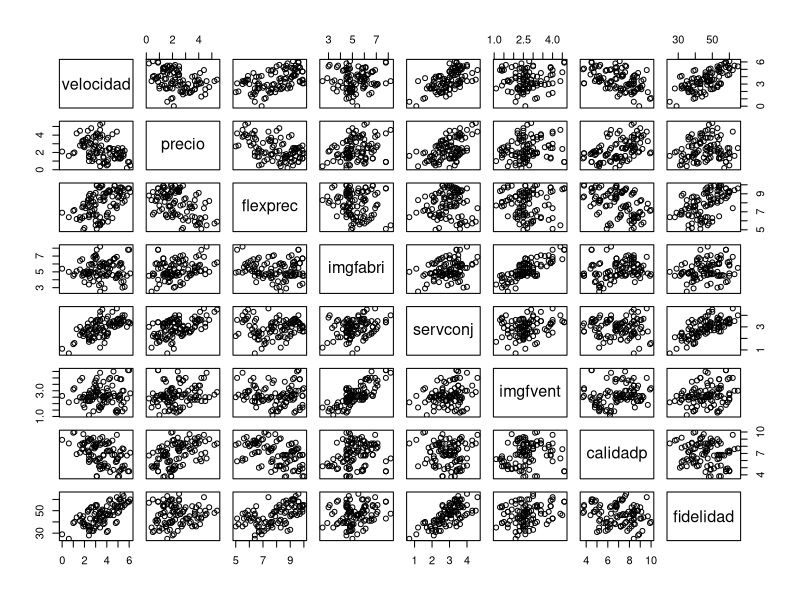
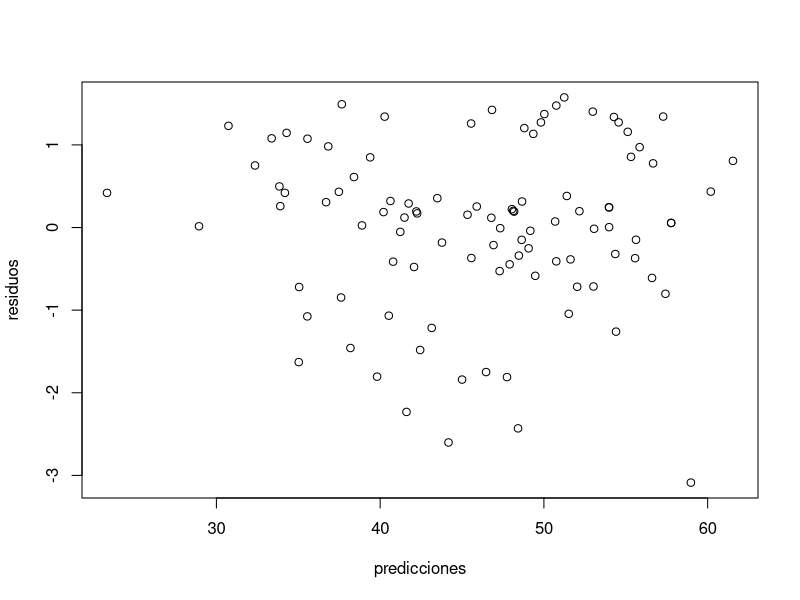
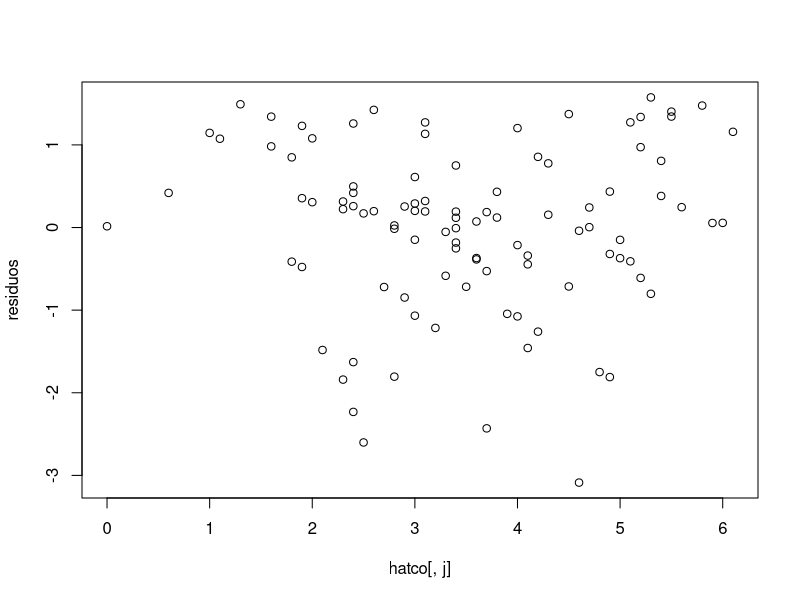
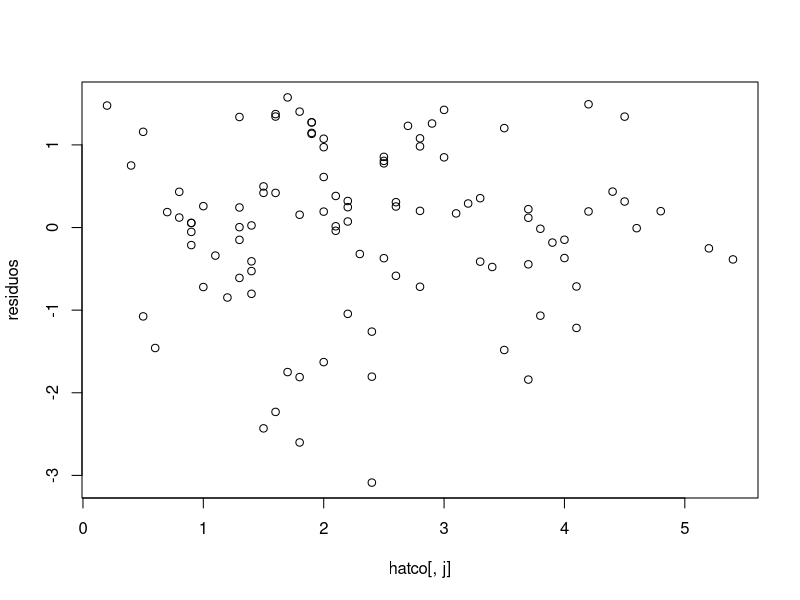
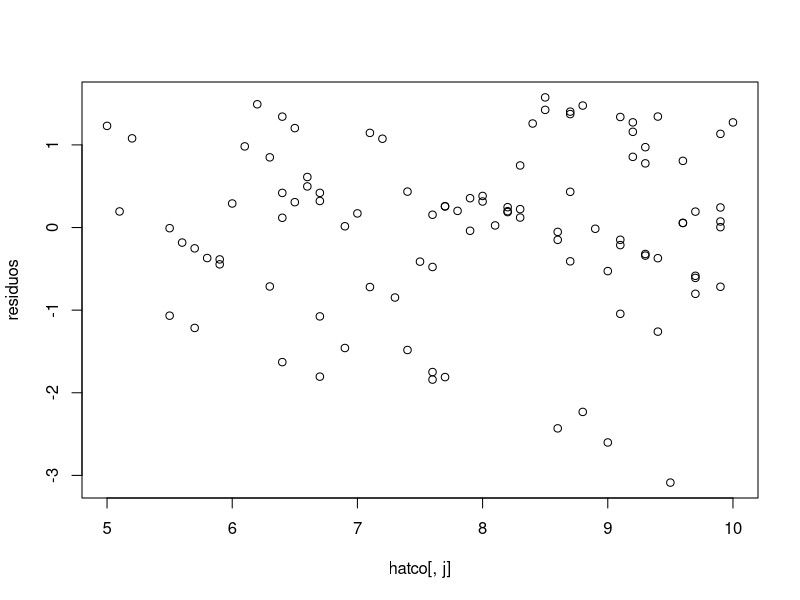
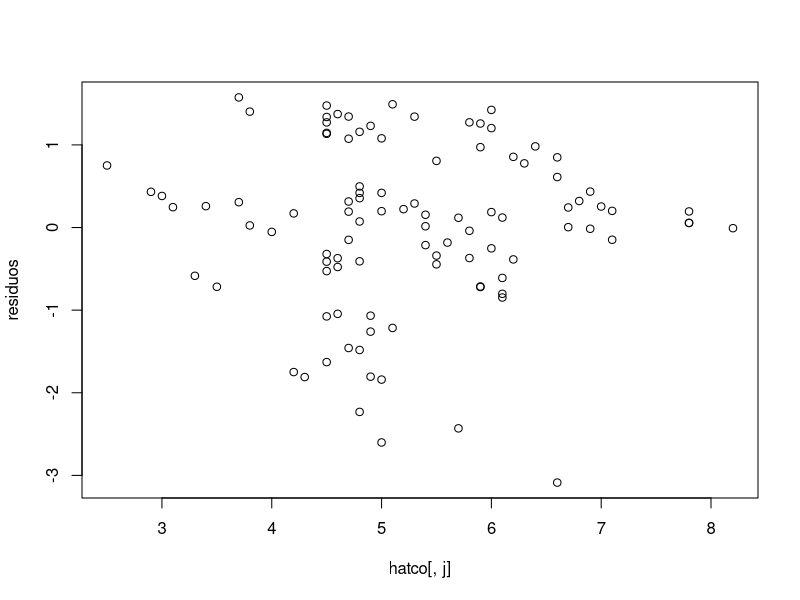
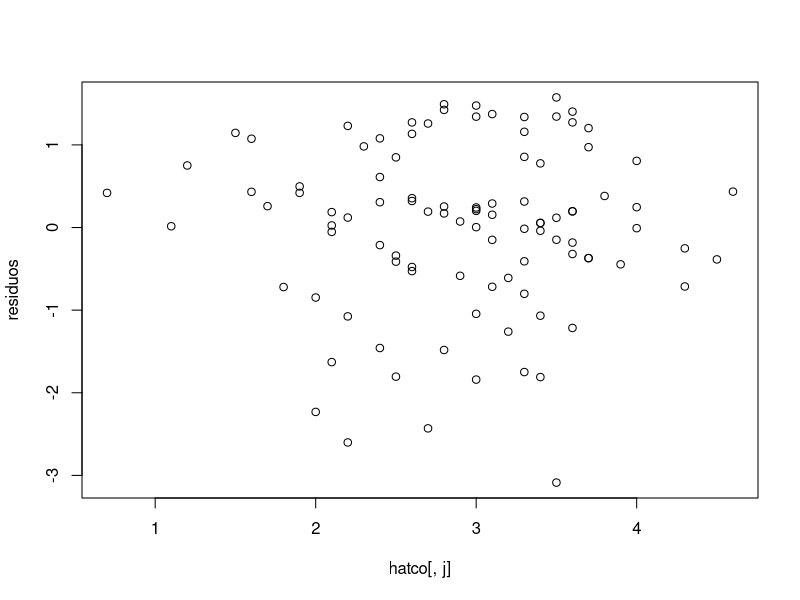
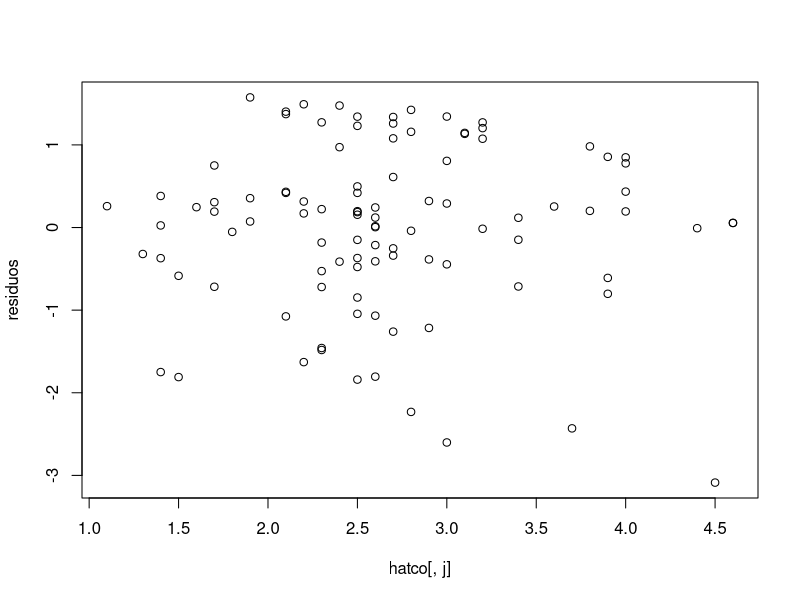

Recreate these plots in R, in order.
#' Autor: Sergio Quijano Rey
#' Fecha: 05.05.2022
#'
#' NOTA: como estamos mostrando mensajes por pantalla, lo recomendable es ejecutar o bien el script
#' por lineas en un REPL o bien ejecutar todo el script usando `R --no-echo -f Sesion08--05-05-2022.r`
#' para evitar que se muestren por pantalla tambien las lineas de codigo, haciendo que los mensajes
#' por pantalla sean ilegibles

#' Cargamos los datos
message("Cargando los datos")
message("")

#' Hacemos as.is = NA para que todos los factores se identifiquen en el dataframe como tal
hatco <- read.csv("hatco2.csv", header = TRUE, as.is = NA)
message("Las primeras filas de los datos leidos son:")
print(head(hatco, 10))
message("")

message("La estructura de los datos leidos es:")
print(str(hatco))
message("")

#'' Representamos graficamente las variables con las que vamos a estar trabajando
#' Nos interesa ver las correlaciones entre las variables
message("Mostrando graficamente las variables con las que trabajamos")
plot(hatco[,c(6:13)])
message("")

message("Podemos ver que la fidelidad (variable que queremos predecir en base a las otras) esta ligeramente correlada linealmente con:")
message("   - Velocidad")
message("   - Servconj")
message("   - Flexprec (ligeramente)")
message("")

message("Algunas variables explicativas parecen ser algo colineales:")
message("   - Imgfvent y Imgfabri")
message("   - Servconj y velocidad")
message("   - Servconj y precio (muy ligeramente)")
message("")

#' Realizamos el ajuste lineal
mod1 <- lm(fidelidad~velocidad+precio+flexprec+imgfabri+servconj+imgfvent+calidadp, hatco)
message("El ajuste lineal realizado es:")
print(mod1)
message("")

#' Miramos la bondad del ajuste
message("Bondad del ajuste realizado:")
print(summary(mod1))
message("")

#' Realizamos el test ANOVA
anovares <- anova(mod1)
message("El resultado de hacer el test ANOVA es:")
print(anovares)
message("")

message("Usamos summary para ver si las percepciones son relevantes en la variable de salida:")
message("Viendo los p-valores que estan por debajo de 0.05, las unicas variables relevantes son (las que rechazan H0):")
message("- Flexprec")
message("- Servconj")
message("- Y ademas el parametro independiente \\beta_0")
message("")

message("A un nivel de significación del 1%")
message("- Intercept (\\beta_0) se rechaza pues su p-valor es 0.044 > 0.01")
message("")

#' Estudiamos la homocedasticidad
message("ESTUDIAMOS LA HOMOCEDASTICIDAD")
message("==============================")
residuos <- rstandard(mod1)
predicciones <- mod1$fitted.values #' Las predicciones ya nos las da el objeto devuelto por lm
message("")

message("Grafico de dispersion de los pares \\hat{y_i}, r_i:")
plot(predicciones, residuos)
message("")

message("Grafico de dispersion de los pares (x_{ij}, r_i)")
for(j in 6:13){
    plot(hatco[, j], residuos)
}
message("-> Todos estos graficos muestran nubes de puntos aleatorias")
message("-> Ademas, la dispersion parece uniforme, salvo en valores de la variable x_i donde tenemos pocos puntos")
message("")


#' Estudiamos la incorrelacion
message("ESTUDIAMOS LA INCORRELACION")
message("==============================")
